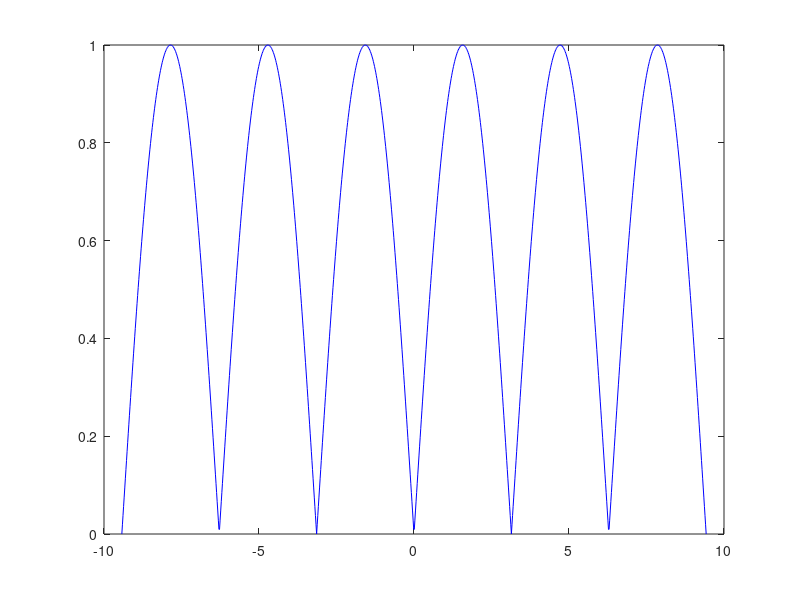
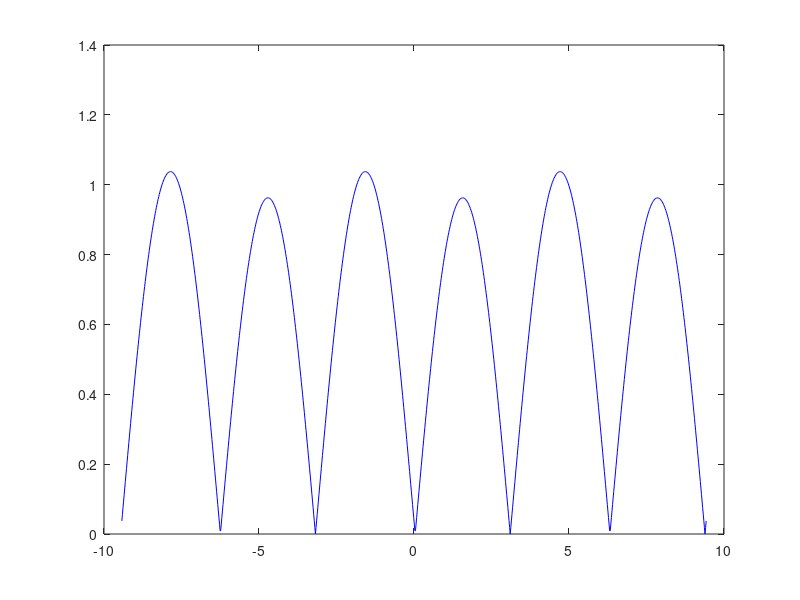
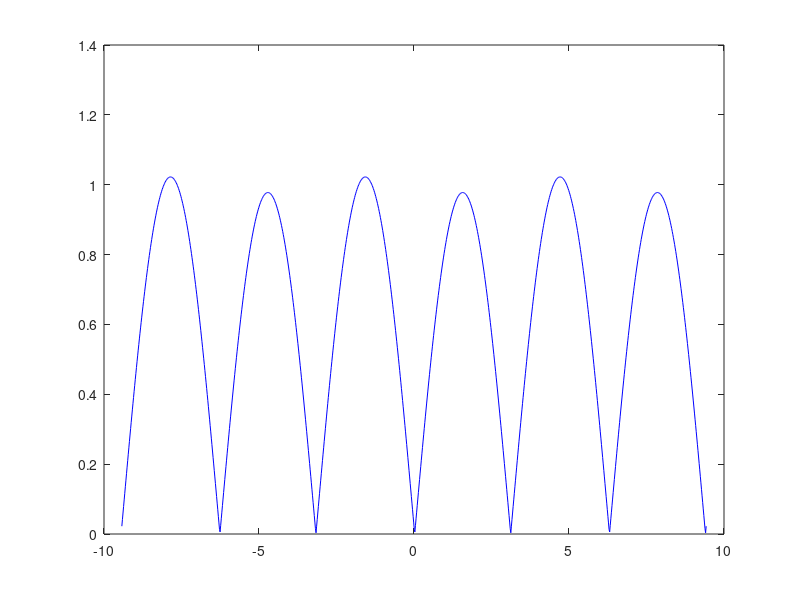
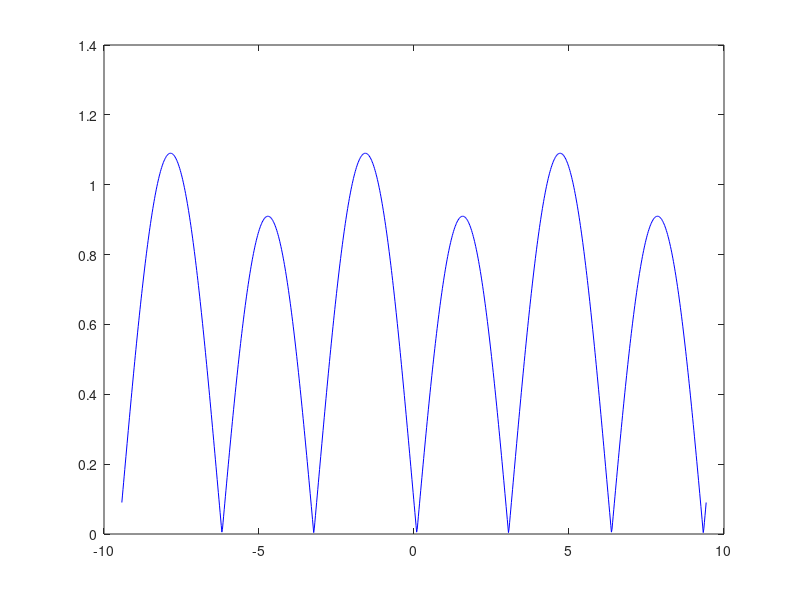

The MATLAB source for these figures, in order:
clear all;
folder = 'third_01';
% Интервал [a,b]
a = -3*pi;
b = 3*pi;
k = 1000; % Количество точек
h = (b - a) / (k - 1); % Шаг
x = a : h : b; % Массив точек
y = sin(x); % Функция
xN(1) = x(1);
yN(1) = y(1);
m = 30;
for i = 1 : m
    W = vander(xN);
    A = inv(W) * yN';
    P = polyval(A, x);
    pogr(i) = max(abs(y - P));
    hx = (b - a) / i;
    for j = 1 : i
        xN(j + 1) = xN(j) + hx;
    end
    yN = sin(xN) + 0.1 * rand();
    saveas(plot(x, abs(y - P), 'b'), strcat(folder, '/plot', int2str(i), '.png'));
end
saveas(plot(log10(pogr), 'r'), strcat(folder, '/pogr', '.png'));